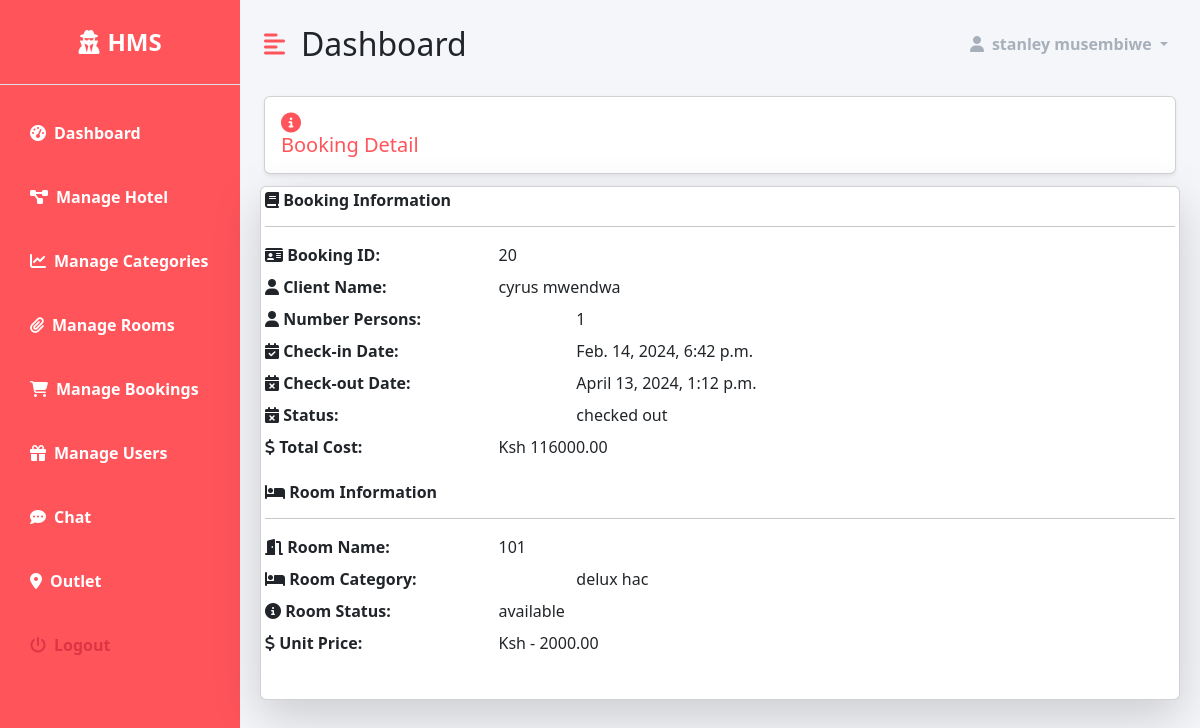
The page /dashboard/booking/20 (signed in) on the database its author committed.
### accounts/models.py (models this page shows, shortened)
class CustomUser(AbstractUser):
    email = models.EmailField(unique=True)
    gender = models.CharField(max_length=1, blank=True, null=True)
    address = models.CharField(max_length=255, blank=True, null=True)
    image = models.ImageField(upload_to="user_images", blank=True, null=True)
    username = None
    objects = CustomUserManager()
    USERNAME_FIELD = 'email'
    REQUIRED_FIELDS = []

### hotel/models.py (models this page shows, shortened)
class Booking(models.Model):
    room = models.ForeignKey('Room' , on_delete=models.CASCADE)
    user = models.ForeignKey('accounts.CustomUser' , on_delete=models.CASCADE)
    persons = models.IntegerField()
    check_in = models.DateTimeField()
    check_out = models.DateTimeField()
    STATUS_CHOICES = (
        ('active' , 'active') ,
        ('cancelled' , 'cancelled') ,
        ('checked out' , 'checked out')
    )
    status = models.CharField(max_length=255 , choices=STATUS_CHOICES , default='active')
    added_on = models.DateTimeField(auto_now_add=True)
    updated_on = models.DateTimeField(auto_now=True)
    @property
    def total_cost(self):
        num_of_days = (self.check_out - self.check_in).days
        return self.room.category.cost * num_of_days * self.persons

class Room(models.Model):
    name  = models.CharField(max_length=255 , unique=True)
    category = models.ForeignKey('RoomCategory' , on_delete=models.CASCADE)
    STATUS_CHOICES = (
        ('available' , 'available' ) ,
        ('booked' , 'booked'),
        ('not available' , 'not available')
    )
    status = models.CharField(max_length=255 , choices=STATUS_CHOICES)
    added_on = models.DateTimeField(auto_now_add=True)
    updated_on = models.DateTimeField(auto_now=True)

class RoomCategory(models.Model):
    name = models.CharField(max_length=255)
    description = models.TextField()
    capacity = models.IntegerField()
    beds = models.IntegerField()
    rooms = models.IntegerField()
    cost = models.DecimalField(max_digits=10, decimal_places=2)
    added_on = models.DateTimeField(auto_now_add=True)
    image = models.ImageField(upload_to="room_category_images")

### dashboard/views.py (the view)
# urls.py: path('booking/<int:booking_id>' , views.booking_detail , name='booking-detail'),
@login_required(login_url='accounts:login')
@staff_member_required(login_url='accounts:login')
def booking_detail(request, booking_id):
    booking = get_object_or_404(Booking, pk=booking_id)
    context = {
        'booking': booking,
    }
    return render(request, 'dashboard/hotel/booking_detail.html', context)

### templates/dashboard/hotel/booking_detail.html (shortened to what this page needs)
{% extends 'dashboard/base.html' %}
{% load static %}
{% block content %}
    <div class="row">
        <div class="col-md-12">
            <h5 class="m-2 primary-text card shadow-sm p-3">
                <i class="fas fa-info-circle"></i> Booking Detail
            </h5>
        </div>
    </div>
    <div class="card shadow-lg m-1">
        <div class="col-md-12 p-1">
            <div class="mb-3">
                <h6 class="fw-bold">
                    <i class="fas fa-book"></i> Booking Information
                </h6>
                <hr>
                <dl class="row">
                    <dt class="col-sm-3"><i class="fas fa-id-card"></i> Booking ID:</dt>
                    <dd class="col-sm-9">{{ booking.id }}</dd>
                    <dt class="col-sm-3"><i class="fas fa-user"></i> Client Name:</dt>
                    <dd class="col-sm-9">{{ booking.user.get_full_name }}</dd>
                    <dt class="col-sm-4"><i class="fas fa-user"></i> Number Persons:</dt>
                    <dd class="col-sm-8">{{ booking.persons }}</dd>
                    <dt class="col-sm-4"><i class="fas fa-calendar-check"></i> Check-in Date:</dt>
                    <dd class="col-sm-8">{{ booking.check_in }}</dd>
                    <dt class="col-sm-4"><i class="fas fa-calendar-times"></i> Check-out Date:</dt>
                    <dd class="col-sm-8">{{ booking.check_out }}</dd>
                    <dt class="col-sm-4"><i class="fas fa-calendar-times"></i> Status:</dt>
                    <dd class="col-sm-8">{{ booking.status }}</dd>
                    <dt class="col-sm-3"><i class="fas fa-dollar-sign"></i> Total Cost:</dt>
                    <dd class="col-sm-9">Ksh {{ booking.total_cost }}</dd>
                </dl>
            </div>
            <div class="mb-3">
                <h6 class="fw-bold">
                    <i class="fas fa-bed"></i> Room Information
                </h6>
                <hr>
                <dl class="row">
                    <dt class="col-sm-3"><i class="fas fa-door-open"></i> Room Name:</dt>
                    <dd class="col-sm-9">{{ booking.room.name }}</dd>
                    <dt class="col-sm-4"><i class="fas fa-bed"></i> Room Category:</dt>
                    <dd class="col-sm-8">{{ booking.room.category.name }}</dd>
                    <dt class="col-sm-3"><i class="fas fa-info-circle"></i> Room Status:</dt>
                    <dd class="col-sm-9">{{ booking.room.get_status_display }}</dd>
                    <dt class="col-sm-3"><i class="fas fa-dollar-sign"></i> Unit Price:</dt>
                    <dd class="col-sm-9">Ksh - {{ booking.room.category.cost  }}</dd>
                </dl>
            </div>
        </div>
    </div>
{% endblock %}

### templates/dashboard/base.html (shortened to what this page needs)
{% load  static %}
<!DOCTYPE html>
<html lang="en">
<head>
      <link href="https://cdn.jsdelivr.net/npm/bootstrap@5.3.2/dist/css/bootstrap.min.css"
            rel="stylesheet"
>
    <link rel="stylesheet" href="https://cdnjs.cloudflare.com/ajax/libs/font-awesome/6.5.1/css/all.min.css"
 />
    <link rel="stylesheet" type="text/css" href="https://cdn.datatables.net/1.11.5/css/jquery.dataTables.css">
    <link rel="stylesheet" href="{%  static 'dashboard/style.css' %}">
</head>
<body>
      <div class="d-flex" id="wrapper">
        <div class="primary-bg" id="sidebar-wrapper">
            <div class="sidebar-heading text-center py-4  text-white fs-4 fw-bold text-uppercase border-bottom"><i
                    class="fas fa-user-secret me-2"></i>HMS</div>
            <div class="list-group list-group-flush my-3">
                <a href="{% url 'dashboard:dashboard-index' %}" class="list-group-item list-group-item-action bg-transparent text-white active"><i
                        class="fas fa-tachometer-alt me-2"></i>Dashboard</a>
                <a href="{% url 'dashboard:manage-hotel' %}" class="list-group-item list-group-item-action bg-transparent text-white fw-bold"><i
                        class="fas fa-project-diagram me-2"></i>Manage Hotel</a>
                <a href="{% url 'dashboard:manage-categories' %}" class="list-group-item list-group-item-action bg-transparent text-white fw-bold"><i
                        class="fas fa-chart-line me-2"></i>Manage Categories</a>
                <a href="{% url 'dashboard:manage-rooms' %}" class="list-group-item list-group-item-action bg-transparent text-white fw-bold"><i
                        class="fas fa-paperclip me-2"></i>Manage Rooms</a>
                <a href="{% url 'dashboard:manage-bookings' %}" class="list-group-item list-group-item-action bg-transparent text-white fw-bold"><i
                        class="fas fa-shopping-cart me-2"></i>Manage Bookings</a>
                <a href="{% url 'dashboard:manage-users' %}" class="list-group-item list-group-item-action bg-transparent text-white fw-bold"><i
                        class="fas fa-gift me-2"></i>Manage Users</a>
                <a href="#" class="list-group-item list-group-item-action bg-transparent text-white fw-bold"><i
                        class="fas fa-comment-dots me-2"></i>Chat</a>
                <a href="#" class="list-group-item list-group-item-action bg-transparent text-white fw-bold"><i
                        class="fas fa-map-marker-alt me-2"></i>Outlet</a>
                <a href="#" class="list-group-item list-group-item-action bg-transparent text-danger fw-bold"><i
                        class="fas fa-power-off me-2"></i>Logout</a>
            </div>
        </div>
        <div id="page-content-wrapper">
            <nav class="navbar navbar-expand-lg navbar-light bg-transparent py-4 px-4">
                <div class="d-flex align-items-center">
                    <i class="fas fa-align-left primary-text fs-4 me-3" id="menu-toggle"></i>
                    <h2 class="fs-2 m-0">Dashboard</h2>
                </div>
                <div class="collapse navbar-collapse" id="navbarSupportedContent">
                    <ul class="navbar-nav ms-auto mb-2 mb-lg-0">
                        <li class="nav-item dropdown">
                            <a class="nav-link dropdown-toggle second-text fw-bold" href="#" id="navbarDropdown"
                                role="button" data-bs-toggle="dropdown" aria-expanded="false">
                                <i class="fas fa-user me-2"></i>{{user.get_full_name}}
                            </a>
                        </li>
                    </ul>
                </div>
            </nav>
            <div class="container-fluid px-3">
                {% block content %}
                 {% endblock content %}
            </div>
        </div>
    </div>
</body>
</html>

### static/dashboard/style.css (style rules this page uses)
:root { --main-bg-color: #ff545a; --main-text-color: #ff545a; --second-text-color : #a7b0ba; --second-bg-color : #f5f6fa; }
.primary-text { color: var(--main-text-color); }
.second-text { color: var(--second-text-color); }
.primary-bg { background-color: var(--main-bg-color); }
#wrapper { overflow-x: hidden; background-color:var(--second-bg-color); }
#sidebar-wrapper { min-height: 100vh; margin-left: -15rem; -webkit-transition: margin 0.25s ease-out; -moz-transition: margin 0.25s ease-out; -o-transition: margin 0.25s ease-out; transition: margin 0.25s ease-out; }
#sidebar-wrapper .sidebar-heading { padding: 0.875rem 1.25rem; font-size: 1.2rem; }
#sidebar-wrapper .list-group { width: 15rem; }
#page-content-wrapper { min-width: 100vw; }
#menu-toggle { cursor: pointer; }
.list-group-item { border: none; padding: 20px 30px; color: white; font-weight: bold; }
.list-group-item.active { background-color: transparent; font-weight: bold; border: none; }
@media (min-width: 768px) { #sidebar-wrapper { margin-left: 0; } }
@media (min-width: 768px) { #page-content-wrapper { min-width: 0; width: 100%; } }

### rows shown on the page
CustomUser: get_full_name "stanley musembiwe"
Booking: id "20", user.get_full_name "cyrus mwendwa", persons "1", check_in "Feb. 14, 2024, 6:42 p.m.", check_out "April 13, 2024, 1:12 p.m.", status "checked out", total_cost "116000.00", room.name "101", room.category.name "delux hac", room.status "available", room.category.cost "2000.00"
